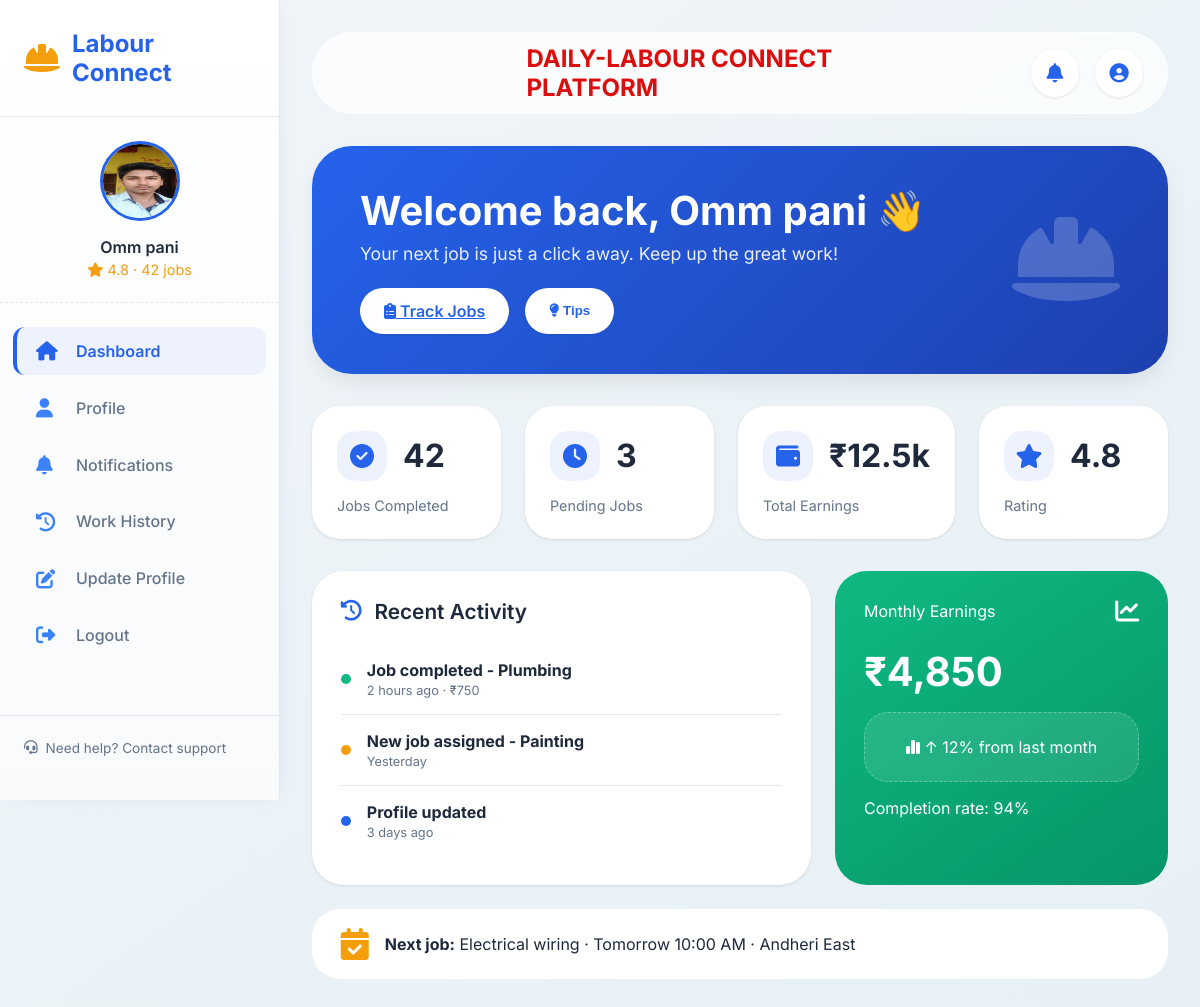
Screenshot of /dashboard1/ (signed in) with the database file from the repository.
### accounts/models.py (models this page shows, shortened)
class Worker(models.Model):
    name = models.CharField(max_length=100)
    email = models.EmailField(unique=True)
    phone = models.CharField(max_length=15)
    password = models.CharField(max_length=128)
    profile_photo = models.ImageField(upload_to='profile_photos/', blank=True, null=True)
    location = models.CharField(max_length=200, blank=True, null=True)
    updated_at = models.DateTimeField(auto_now=True)
    works = models.ManyToManyField(WorkType)
    STATUS_CHOICES = [
        ('active', 'Active'),
        ('inactive', 'Inactive'),
    ]
    status = models.CharField(
        max_length=10,
        choices=STATUS_CHOICES,
        default='Active'
    )
    introduction = models.TextField(blank=True, null=True)

### app1/views.py (the view)
# urls.py: path('dashboard1/',views.dashboard1,name='dashboard1'),
def dashboard1(request):
    email = request.session.get('worker_email')  # or request.user.email if using auth
    worker = Worker.objects.filter(email=email).first()  # fetch from DB
    return render(request, 'worker/dashboard1.html', {'worker': worker})

### templates/worker/dashboard1.html (shortened to what this page needs)
<!DOCTYPE html>
<html lang="en">
<head>
    <link rel="stylesheet" href="https://cdnjs.cloudflare.com/ajax/libs/font-awesome/6.4.0/css/all.min.css">
</head>
<body>
    <div class="dashboard">
        <aside class="sidebar">
            <div class="sidebar-header">
                <div class="logo">
                    <i class="fas fa-hard-hat"></i>
                    <span>Labour Connect</span>
                </div>
            </div>
            <div class="worker-mini-profile">
    <label for="profile-photo-input" style="cursor: pointer;">
        <img src="{% if worker.profile_photo %}{{ worker.profile_photo.url }}{% else %}https://ui-avatars.com/api/?name={{ worker.name|default:'John+Doe' }}&size=80&background=2563eb&color=fff{% endif %}"
             alt="worker" class="worker-avatar" id="worker-avatar">
    </label>
    <div class="worker-name">{{ worker.name }}</div>
    <div class="worker-rating">
        <i class="fas fa-star"></i> 4.8 · 42 jobs
    </div>
</div>
            <nav class="sidebar-menu">
                <a href="{% url 'app1:dashboard1' %}" class="menu-item {% if request.resolver_match.url_name == 'dashboard1' %}active-link{% endif %}">
                    <i class="fas fa-home"></i> Dashboard
                </a>
                <a href="{% url 'app1:profile' %}" class="menu-item {% if request.resolver_match.url_name == 'profile' %}active-link{% endif %}">
                    <i class="fas fa-user"></i> Profile
                </a>
                <a href="{% url 'app1:notification' %}" class="menu-item {% if request.resolver_match.url_name == 'notification' %}active-link{% endif %}">
                    <i class="fas fa-bell"></i> Notifications
                </a>
                <a href="{% url 'app1:workhistory' %}" class="menu-item {% if request.resolver_match.url_name == 'workhistory' %}active-link{% endif %}">
                    <i class="fas fa-history"></i> Work History
                </a>
                <a href="{% url 'app1:update' %}" class="menu-item {% if request.resolver_match.url_name == 'update' %}active-link{% endif %}">
                    <i class="fas fa-edit"></i> Update Profile
                </a>
                <a href="{% url 'worker_login' %}" class="menu-item">
                    <i class="fas fa-sign-out-alt"></i> Logout
                </a>
            </nav>
<div class="sidebar-footer" id="contactSupportBtn" style="cursor:pointer; display:flex; align-items:center; gap:0.5rem;">
    <i class="fas fa-headset"></i> Need help? Contact support
</div>
        </aside>
        <main class="main-content">
       <div class="top-bar" style="position: relative; display: flex; justify-content: flex-end; align-items: center; gap: 1rem;">
            <span style="
                position: absolute;
                left: 50%;
                transform: translateX(-50%);
                font-weight: 700;
                font-size: 1.5rem;
                color: #db0d0d;
                    ">
                    DAILY-LABOUR CONNECT PLATFORM
            </span>
                <a href="{% url 'app1:notification' %}" class="icon-btn"><i class="fas fa-bell"></i></a>
                <a href="{% url 'app1:profile' %}" class="icon-btn"><i class="fas fa-user-circle"></i></a>
        </div>
            <div class="dashboard-home">
                <div class="welcome-hero">
                    <div class="hero-text">
                        <h1>Welcome back, {{worker.name}} 👋</h1>
                        <p>Your next job is just a click away. Keep up the great work!</p>
                       <div class="quick-actions">
    <a href="{% url 'app1:notification' %}" class="action-btn">
        <i class="fas fa-clipboard-list"></i> Track Jobs
    </a>
    <button class="action-btn" id="tips-btn">
        <i class="fas fa-lightbulb"></i> Tips
    </button>
</div>
                    </div>
                    <div class="hero-icon">
                        <i class="fas fa-hard-hat"></i>
                    </div>
                </div>
                <div class="stats-grid">
                    <div class="stat-card">
                        <div class="stat-header">
                            <div class="stat-icon"><i class="fas fa-check-circle"></i></div>
                            <span class="stat-value">42</span>
                        </div>
                        <div class="stat-label">Jobs Completed</div>
                    </div>
                    <div class="stat-card">
                        <div class="stat-header">
                            <div class="stat-icon"><i class="fas fa-clock"></i></div>
                            <span class="stat-value">3</span>
                        </div>
                        <div class="stat-label">Pending Jobs</div>
                    </div>
                    <div class="stat-card">
                        <div class="stat-header">
                            <div class="stat-icon"><i class="fas fa-wallet"></i></div>
                            <span class="stat-value">₹12.5k</span>
                        </div>
                        <div class="stat-label">Total Earnings</div>
                    </div>
                    <div class="stat-card">
                        <div class="stat-header">
                            <div class="stat-icon"><i class="fas fa-star"></i></div>
                            <span class="stat-value">4.8</span>
                        </div>
                        <div class="stat-label">Rating</div>
                    </div>
                </div>
                <div class="dashboard-grid">
                    <div class="recent-card">
                        <h3 class="card-title"><i class="fas fa-history" style="color: #2563eb;"></i> Recent Activity</h3>
                        <div class="activity-item">
                            <div class="activity-dot" style="background: #10b981;"></div>
                            <div class="activity-content">
                                <h4>Job completed - Plumbing</h4>
                                <div class="activity-time">2 hours ago · ₹750</div>
                            </div>
                        </div>
                        <div class="activity-item">
                            <div class="activity-dot" style="background: #f59e0b;"></div>
                            <div class="activity-content">
                                <h4>New job assigned - Painting</h4>
                                <div class="activity-time">Yesterday</div>
                            </div>
                        </div>
                        <div class="activity-item">
                            <div class="activity-dot" style="background: #2563eb;"></div>
                            <div class="activity-content">
                                <h4>Profile updated</h4>
                                <div class="activity-time">3 days ago</div>
                            </div>
                        </div>
                    </div>
                    <div class="earnings-card">
                        <div class="earnings-header">
                            <span>Monthly Earnings</span>
                            <i class="fas fa-chart-line" style="font-size: 1.5rem;"></i>
                        </div>
                        <div class="earnings-amount">₹4,850</div>
                        <div class="chart-placeholder">
                            <i class="fas fa-chart-simple"></i> ↑ 12% from last month
                        </div>
                        <div style="margin-top: 1rem;">
                            <span>Completion rate: 94%</span>
                        </div>
                    </div>
                </div>
                <div style="margin-top: 1.5rem; background: white; border-radius: 28px; padding: 1.2rem 1.8rem; display: flex; align-items: center; gap: 1rem;">
                    <i class="fas fa-calendar-check" style="font-size: 2rem; color: #f59e0b;"></i>
                    <span><strong>Next job:</strong> Electrical wiring · Tomorrow 10:00 AM · Andheri East</span>
                </div>
            </div>
        </main>
    </div>
</body>
</html>

### rows the page displays
Worker: profile_photo (picture), name "Omm pani"
